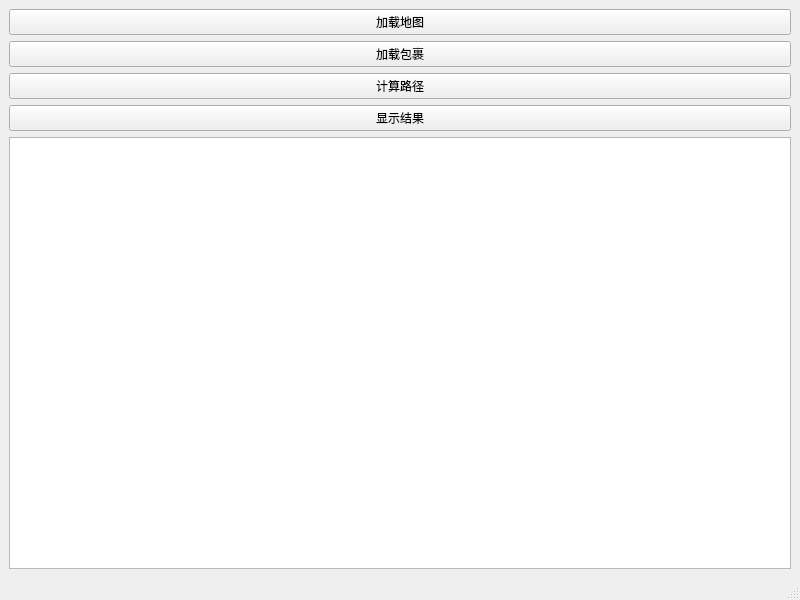
<?xml version="1.0" encoding="UTF-8"?>
<ui version="4.0">
 <class>MainWindow</class>
 <widget class="QMainWindow" name="MainWindow">
  <property name="geometry">
   <rect>
    <x>0</x>
    <y>0</y>
    <width>800</width>
    <height>600</height>
   </rect>
  </property>
  <property name="windowTitle">
   <string>MainWindow</string>
  </property>
  <widget class="QWidget" name="centralwidget">
    <layout class="QVBoxLayout" name="verticalLayout">
      <item>
        <widget class="QPushButton" name="btnLoadMap">
          <property name="text">
            <string>加载地图</string>
          </property>
        </widget>
      </item>
      <item>
        <widget class="QPushButton" name="btnLoadPackages">
          <property name="text">
            <string>加载包裹</string>
          </property>
        </widget>
      </item>
      <item>
        <widget class="QPushButton" name="btnCalculate">
          <property name="text">
            <string>计算路径</string>
          </property>
        </widget>
      </item>
      <item>
        <widget class="QPushButton" name="btnDisplay">
          <property name="text">
            <string>显示结果</string>
          </property>
        </widget>
      </item>
      <item>
        <widget class="QTextEdit" name="txtResult"/>
      </item>
    </layout>
  </widget>
  <widget class="QMenuBar" name="menubar">
   <property name="geometry">
    <rect>
     <x>0</x>
     <y>0</y>
     <width>800</width>
     <height>17</height>
    </rect>
   </property>
  </widget>
  <widget class="QStatusBar" name="statusbar"/>
 </widget>
 <resources/>
 <connections/>
</ui>
